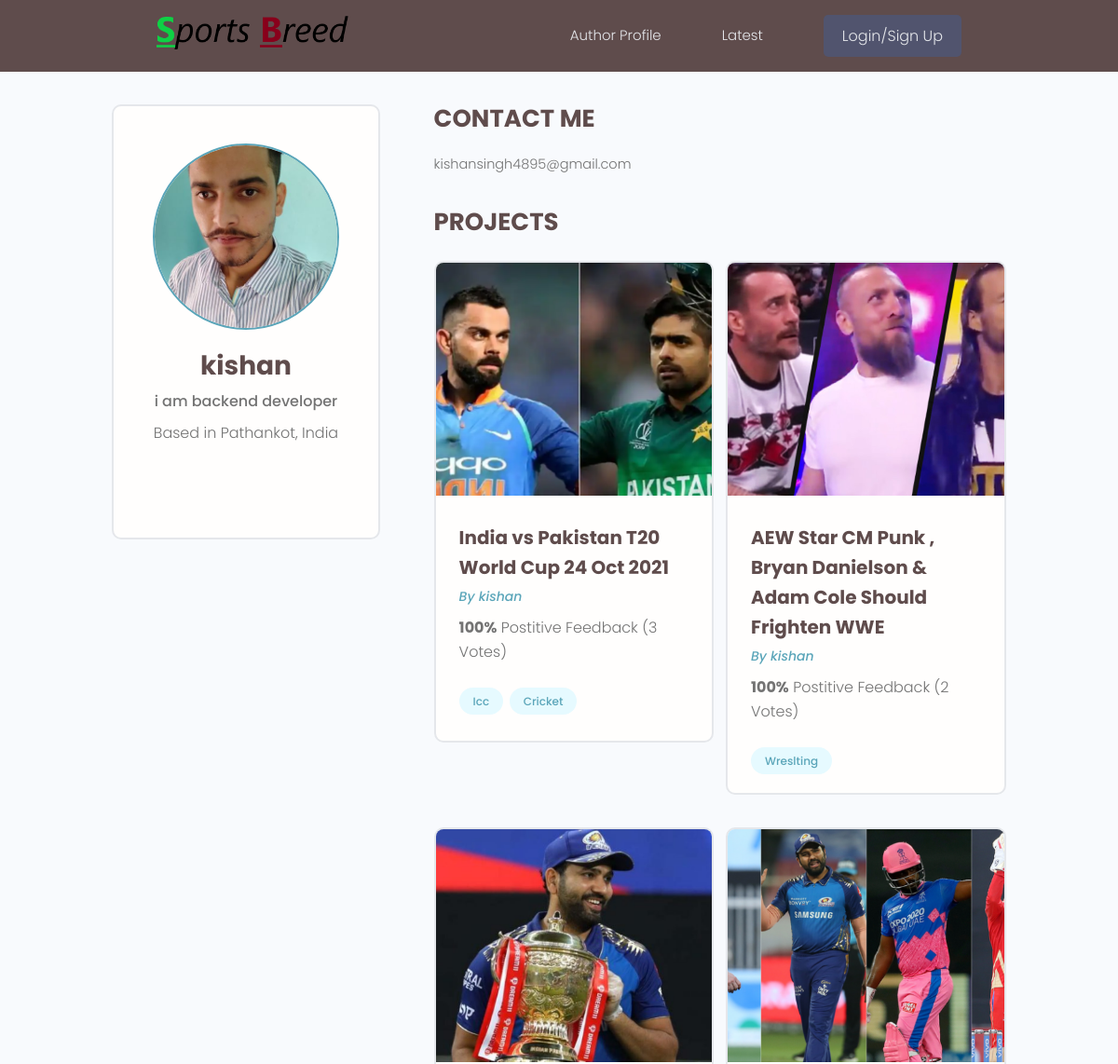
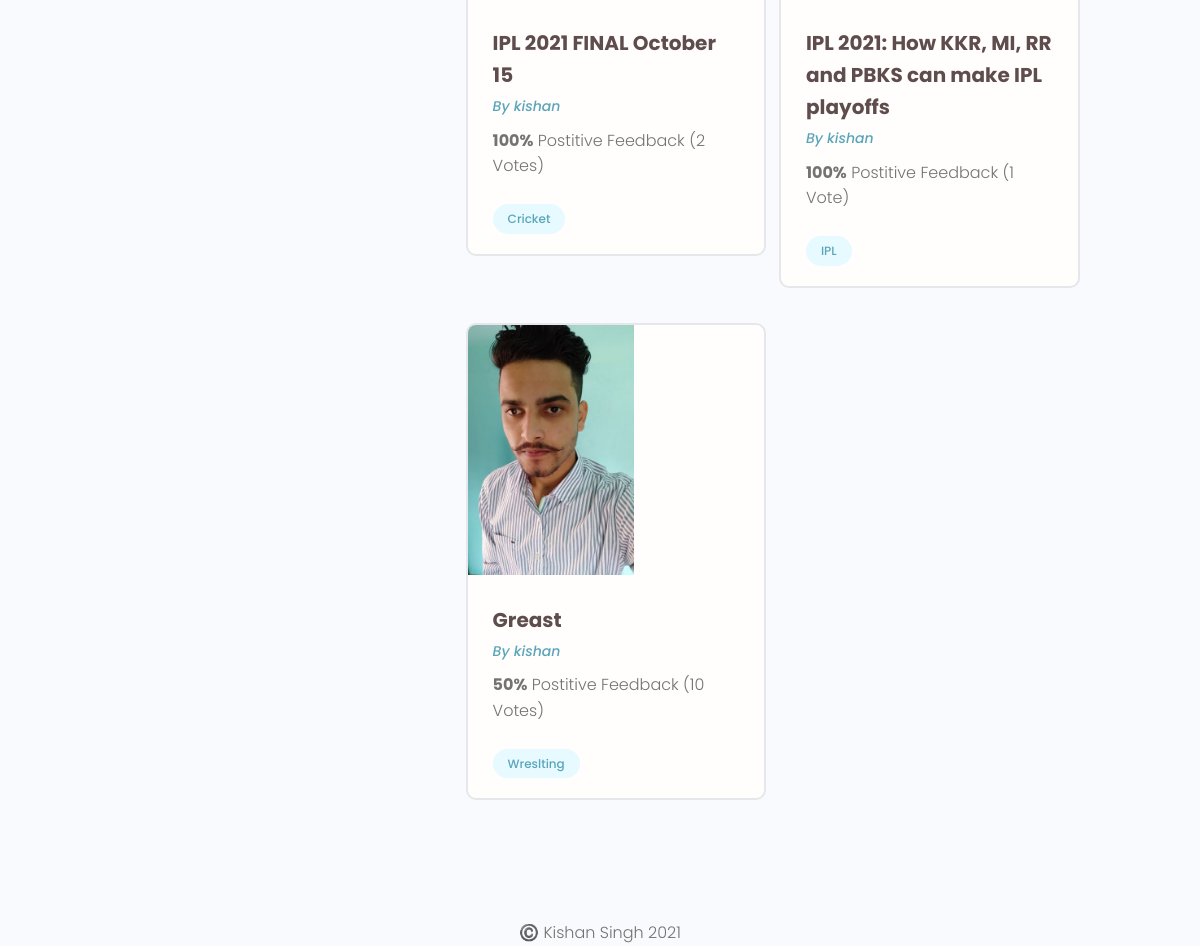
The app's page /users/profile/39329604-93e6-4905-beb9-b89f413fc3e1/ with its own data (2 pictures, top to bottom).
### users/models.py (models this page shows, shortened)
class Profile(models.Model):
    user = models.OneToOneField(User, on_delete=models.CASCADE, null=True, blank=True)
    name = models.CharField(max_length=255, null=True, blank=True)
    email = models.EmailField(max_length=355, null=True, blank=True)
    username = models.CharField(max_length=255, null=True, blank=True)
    location = models.CharField(max_length=55, null=True, blank=True)
    short_intro = models.CharField(max_length=105, null=True, blank=True)
    contact = models.TextField(null=True, blank=True)
    profile_image = models.ImageField(null=True, blank=True, upload_to='profiles/', default='profiles/user-default.png')
    social_facebook = models.CharField(max_length=255, null=True, blank=True)
    social_twitter = models.CharField(max_length=255, null=True, blank=True)
    created = models.DateTimeField(auto_now_add=True)
    id = models.UUIDField(default=uuid.uuid4, unique=True, primary_key=True, editable=False)
    @property
    def imageURL(self):
        try:
            url = self.profile_image.url
        except:
            url = ''
        return url
    class Meta:
        ordering = ['created']

### blogs/models.py (models this page shows, shortened)
class Project(models.Model):
    owner = models.ForeignKey(Profile, on_delete=models.CASCADE, null=True, blank=True)
    title = models.CharField(max_length=120)
    description = models.TextField(null=True, blank=True)
    featured_image = models.ImageField(null=True, blank=True, default='default.jpg')
    source_link = models.CharField(max_length=1200, null=True, blank=True)
    tags = models.ManyToManyField('Tag', blank=True)
    vote_total = models.IntegerField(default=0, null=True, blank=True)
    vote_ratio = models.IntegerField(default=0, null=True, blank=True)
    created = models.DateTimeField(auto_now_add=True)
    id = models.UUIDField(default=uuid.uuid4, unique=True, primary_key=True, editable=False)
    class Meta:
        ordering = ['-vote_ratio', '-vote_total', 'title']
    @property
    def imageURL(self):
        try:
            url = self.featured_image.url
        except:
            url = ''
        return url

class Tag(models.Model):
    name = models.CharField(max_length=415)
    created = models.DateTimeField(auto_now_add=True)
    id = models.UUIDField(default=uuid.uuid4, unique=True, primary_key=True, editable=False)
    def __str__(self):
        return self.name

### users/views.py (the view)
# urls.py: path('profile/<str:pk>/', views.userProfile, name="user-profile"),
def userProfile(request, pk):
    profile = Profile.objects.get(id=pk)
    context = {
        'profile':profile,
    }
    return render(request, 'users/user-profile.html', context)

### users/templates/users/user-profile.html (shortened to what this page needs)
{% extends 'main.html' %}
{% block content %}
<main class="profile my-md">
    <div class="container">
        <div class="layout">
            <div class="column column--1of3">
                <div class="card text-center">
                    <div class="card__body dev">
                        <img class="avatar avatar--xl" src="{{ profile.imageURL }}" />
                        <h2 class="dev__name">{{profile.name}}</h2>
                        <p class="dev__title">{{profile.short_intro}}</p>
                        <p class="dev__location">Based in {{profile.location}}</p>
                    </div>
                </div>
            </div>
            <div class="column column--2of3">
                <div class="devInfo">
                    <h3 class="devInfo__title">Contact Me</h3>
                    <p class="devInfo__about">{{profile.contact}}</p>
                </div>
                <div class="devInfo">
                    <h3 class="devInfo__title">Projects</h3>
                    <div class="grid grid--two">
                        {% for project in profile.project_set.all %}
                        <div class="column">
                            <div class="card project">
                                <a href="{% url 'project' project.id %}" class="project">
                                    <img class="project__thumbnail" src="{{project.imageURL}}"
                                        alt="project thumbnail" />
                                    <div class="card__body">
                                        <h3 class="project__title">{{project.title}}</h3>
                                        <p><a class="project__author"
                                                href="{% url 'user-profile' project.owner.id %}">By
                                                {{project.owner.name}}</a>
                                        </p>
                                        <p class="project--rating">
                                            <span style="font-weight: bold;">{{project.vote_ratio}}%</span> Postitive
                                            Feedback ({{project.vote_total}} Vote{{project.vote_total|pluralize:"s"}})
                                        </p>
                                        <div class="project__tags">
                                            {% for tag in project.tags.all %}
                                            <span class="tag tag--pill tag--main">
                                                <small>{{tag}}</small>
                                            </span>
                                            {% endfor %}
                                        </div>
                                    </div>
                                </a>
                            </div>
                        </div>
                        {% endfor %}
                    </div>
                </div>
            </div>
        </div>
    </div>
</main>
{% endblock content %}

### static/styles/app.css (style rules this page uses)
:root { --color-sub: #5f4c4c; }
.card { border: 2px solid var(--color-light); }
img { width: 100%; }
.profile .card > .dev { padding: 4rem; }
.dev__name { color: var(--color-sub); font-size: 2.8rem; font-weight: 700; margin-top: 1rem; margin-bottom: 0.5rem; }
.dev__title { font-size: 1.6rem; font-weight: 500; line-height: 1.3; }
.dev__location { margin-top: 1rem; }
.devInfo { margin-bottom: 3rem; }
.devInfo__title, .devInfo__subtitle { font-size: 2.6rem; color: var(--color-sub); text-transform: uppercase; font-weight: 700; margin-bottom: 1.5rem; }
.devInfo__about, .devSkill__info { font-size: 1.45rem; line-height: 1.7; text-align: justify; }
.project__author { font-size: 1.4rem; font-style: italic; }
.project--rating { margin-bottom: 1.6em; margin-top: .5em; }
.project__thumbnail { height: 25rem; object-fit: cover; object-position: top center; }
.project__title { font-size: 2rem; font-weight: 700; color: var(--color-sub); }

### static/uikit/styles/modules/_variables.css (style rules this page uses)
:root { --color-main: #5aa5b9; --color-main-light: #e6faff; --color-sub: #3f4156; --color-sub-light: #51546e; --color-sub-lighter: #ededfd; --color-text: #737373; --color-gray: #8b8b8b; --color-light: #e5e7eb; --color-light-gray: #767676; --color-bg: #f8fafd; --color-white: #fffefd; --color-white-light: #f3f3f3; --color-success: #359e64; --color-success-bg: #def8e8; --color-error: #fc4b0b; --color-error-bg: #fff2ee; --font-base: 'Poppins', arial, helvetica, 'Segoe UI', roboto, ubuntu, sans-serif; --font-monospace: 'Fira Code', 'Courier New', courier, monospace; --font-regular: 300; --font-medium: 500; --font-bold: 700; --generic-shadow: 1px 1px 5px #00000010; --generic-transition: all 0.3s ease-in-out; }

### static/uikit/styles/modules/_base.css (style rules this page uses)
* { margin: 0; padding: 0; box-sizing: border-box; text-rendering: optimizeLegibility; color: inherit; font-size: inherit; }
html { font-size: 50%; }
@media only screen and (min-width: 480px) { html { font-size: 56.25%; } }
@media only screen and (min-width: 1200px) { html { font-size: 62.5%; } }
body { line-height: 1.6; font-weight: 400; font-size: 1.5rem; color: var(--color-text); background-color: var(--color-bg); min-height: 100vh; }

### static/uikit/styles/modules/_typography.css (style rules this page uses)
* { font-family: var(--font-base); }
h2 { font-size: 3.6rem; font-weight: var(--font-bold); }
h3 { font-size: 3.2rem; font-weight: var(--font-medium); }
p, span, strong { font-size: 1.6rem; color: var(--color-text); font-weight: var(--font-regular); }
a { padding-bottom: 2px; text-decoration: none; display: inline-block; color: var(--color-main); font-weight: var(--font-medium); }

### static/uikit/styles/modules/_utilities.css (style rules this page uses)
.container { width: 92%; max-width: 165rem; margin: 0 auto; box-sizing: border-box; }
@media screen and (min-width: 1000px) { .container { width: 90%; } }
@media screen and (min-width: 1200px) { .container { width: 80%; } }
.text-center { text-align: center; }
.my-md { margin: 3rem auto; }

### static/uikit/styles/modules/_avatar.css (style rules this page uses)
.avatar { border-radius: 50%; border: 2px solid var(--color-main); object-fit: cover; }
.avatar--xl { height: 20rem; width: 20rem; }

### static/uikit/styles/modules/_card.css (style rules this page uses)
.card { border-radius: 1rem; background-color: var(--color-white); border: 1.5px solid var(--color-light); width: auto; height: auto; margin-top: 0.5rem; margin-bottom: 0.5rem; overflow: hidden; }
.card__body, .card__header { padding: 2rem 2.5rem; }

### static/uikit/styles/modules/_tag.css (style rules this page uses)
.tag { display: inline-flex; align-items: center; background-color: var(--color-sub); height: -webkit-fit-content; height: -moz-fit-content; height: fit-content; width: -webkit-fit-content; width: -moz-fit-content; width: fit-content; border-radius: 0.5rem; padding: 0.5rem 1.5rem; font-size: 1.2rem; cursor: pointer; }
.tag:not(:last-child) { margin-right: 0.25rem; margin-bottom: 0.75rem; }
.tag > small { color: var(--color-white); }
.tag--pill { border-radius: 5rem; }
.tag--main, .tag--main > small { background: var(--color-main-light); color: var(--color-main); font-weight: 500; }

### static/uikit/styles/modules/_grid.css (style rules this page uses)
.grid { display: flex; flex-wrap: wrap; justify-content: flex-start; align-items: stretch; }
.grid > .column { min-width: 28rem; margin-bottom: 2.5rem; }
.grid--two > .column { flex-basis: 100%; }
@media screen and (min-width: 800px) { .grid--two { margin-right: -2%; } }
@media screen and (min-width: 800px) { .grid--two > .column { margin-right: 2%; } }
@media screen and (min-width: 800px) { .grid--two > .column { flex-basis: 48%; } }

### static/uikit/styles/modules/_layout.css (style rules this page uses)
.layout { display: flex; flex-flow: row wrap; justify-content: space-between; }
.layout > .column { margin-bottom: 3rem; }
.layout > .column.column--1of3 { flex-basis: 30%; }
.layout > .column.column--2of3 { flex-basis: 64%; }

### records on screen
Profile: imageURL (picture), name "kishan", short_intro "i am backend developer", location "Pathankot, India", contact "kishansingh4895@gmail.com"
Project: imageURL (picture), title "India vs Pakistan T20 World Cup 24 Oct 2021", owner.name "kishan", vote_ratio "100", vote_total "3"
Tag: name "Icc"
Tag: name "Cricket"
Project: imageURL (picture), title "AEW Star CM Punk , Bryan Danielson & Adam Cole Should Frighten WWE", owner.name "kishan", vote_ratio "100", vote_total "2"
Tag: name "Wreslting"
Project: imageURL (picture), title "IPL 2021 FINAL October 15", owner.name "kishan", vote_ratio "100", vote_total "2"
Project: imageURL (picture), title "IPL 2021: How KKR, MI, RR and PBKS can make IPL playoffs", owner.name "kishan", vote_ratio "100", vote_total "1"
Tag: name "IPL"
Project: imageURL (picture), title "Greast", owner.name "kishan", vote_ratio "50", vote_total "10"
